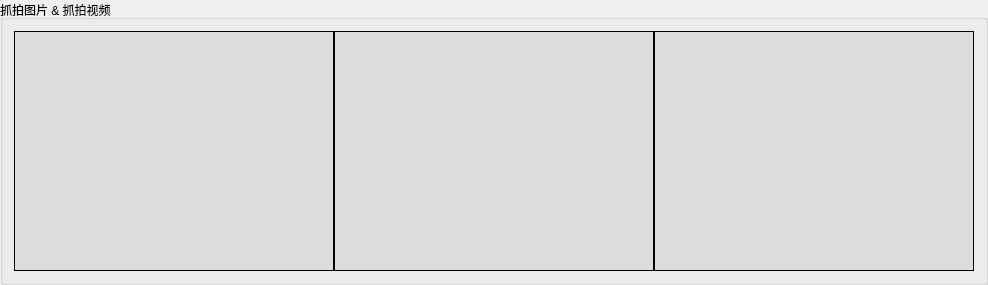
      <widget class="QGroupBox" name="groupBox">
       <property name="title">
        <string>抓拍图片 &amp;&amp; 抓拍视频</string>
       </property>
       <layout class="QHBoxLayout" name="horizontalLayout_2">
        <property name="spacing">
         <number>0</number>
        </property>
        <property name="sizeConstraint">
         <enum>QLayout::SetDefaultConstraint</enum>
        </property>
        <item>
         <widget class="QLabel" name="labelImg1">
          <property name="minimumSize">
           <size>
            <width>320</width>
            <height>240</height>
           </size>
          </property>
          <property name="maximumSize">
           <size>
            <width>320</width>
            <height>240</height>
           </size>
          </property>
          <property name="palette">
           <palette>
            <active>
             <colorrole role="Base">
              <brush brushstyle="SolidPattern">
               <color alpha="255">
                <red>255</red>
                <green>255</green>
                <blue>255</blue>
               </color>
              </brush>
             </colorrole>
             <colorrole role="Window">
              <brush brushstyle="SolidPattern">
               <color alpha="255">
                <red>221</red>
                <green>221</green>
                <blue>221</blue>
               </color>
              </brush>
             </colorrole>
            </active>
            <inactive>
             <colorrole role="Base">
              <brush brushstyle="SolidPattern">
               <color alpha="255">
                <red>255</red>
                <green>255</green>
                <blue>255</blue>
               </color>
              </brush>
             </colorrole>
             <colorrole role="Window">
              <brush brushstyle="SolidPattern">
               <color alpha="255">
                <red>221</red>
                <green>221</green>
                <blue>221</blue>
               </color>
              </brush>
             </colorrole>
            </inactive>
            <disabled>
             <colorrole role="Base">
              <brush brushstyle="SolidPattern">
               <color alpha="255">
                <red>221</red>
                <green>221</green>
                <blue>221</blue>
               </color>
              </brush>
             </colorrole>
             <colorrole role="Window">
              <brush brushstyle="SolidPattern">
               <color alpha="255">
                <red>221</red>
                <green>221</green>
                <blue>221</blue>
               </color>
              </brush>
             </colorrole>
            </disabled>
           </palette>
          </property>
          <property name="autoFillBackground">
           <bool>true</bool>
          </property>
          <property name="frameShape">
           <enum>QFrame::Box</enum>
          </property>
          <property name="text">
           <string/>
          </property>
          <property name="margin">
           <number>0</number>
          </property>
         </widget>
        </item>
        <item>
         <widget class="QLabel" name="labelImg2">
          <property name="minimumSize">
           <size>
            <width>320</width>
            <height>240</height>
           </size>
          </property>
          <property name="maximumSize">
           <size>
            <width>320</width>
            <height>240</height>
           </size>
          </property>
          <property name="palette">
           <palette>
            <active>
             <colorrole role="Base">
              <brush brushstyle="SolidPattern">
               <color alpha="255">
                <red>255</red>
                <green>255</green>
                <blue>255</blue>
               </color>
              </brush>
             </colorrole>
             <colorrole role="Window">
              <brush brushstyle="SolidPattern">
               <color alpha="255">
                <red>221</red>
                <green>221</green>
                <blue>221</blue>
               </color>
              </brush>
             </colorrole>
            </active>
            <inactive>
             <colorrole role="Base">
              <brush brushstyle="SolidPattern">
               <color alpha="255">
                <red>255</red>
                <green>255</green>
                <blue>255</blue>
               </color>
              </brush>
             </colorrole>
             <colorrole role="Window">
              <brush brushstyle="SolidPattern">
               <color alpha="255">
                <red>221</red>
                <green>221</green>
                <blue>221</blue>
               </color>
              </brush>
             </colorrole>
            </inactive>
            <disabled>
             <colorrole role="Base">
              <brush brushstyle="SolidPattern">
               <color alpha="255">
                <red>221</red>
                <green>221</green>
                <blue>221</blue>
               </color>
              </brush>
             </colorrole>
             <colorrole role="Window">
              <brush brushstyle="SolidPattern">
               <color alpha="255">
                <red>221</red>
                <green>221</green>
                <blue>221</blue>
               </color>
              </brush>
             </colorrole>
            </disabled>
           </palette>
          </property>
          <property name="autoFillBackground">
           <bool>true</bool>
          </property>
          <property name="frameShape">
           <enum>QFrame::Box</enum>
          </property>
          <property name="text">
           <string/>
          </property>
          <property name="margin">
           <number>0</number>
          </property>
         </widget>
        </item>
        <item>
         <widget class="QLabel" name="labelBack">
          <property name="minimumSize">
           <size>
            <width>320</width>
            <height>240</height>
           </size>
          </property>
          <property name="maximumSize">
           <size>
            <width>320</width>
            <height>240</height>
           </size>
          </property>
          <property name="palette">
           <palette>
            <active>
             <colorrole role="Base">
              <brush brushstyle="SolidPattern">
               <color alpha="255">
                <red>255</red>
                <green>255</green>
                <blue>255</blue>
               </color>
              </brush>
             </colorrole>
             <colorrole role="Window">
              <brush brushstyle="SolidPattern">
               <color alpha="255">
                <red>221</red>
                <green>221</green>
                <blue>221</blue>
               </color>
              </brush>
             </colorrole>
            </active>
            <inactive>
             <colorrole role="Base">
              <brush brushstyle="SolidPattern">
               <color alpha="255">
                <red>255</red>
                <green>255</green>
                <blue>255</blue>
               </color>
              </brush>
             </colorrole>
             <colorrole role="Window">
              <brush brushstyle="SolidPattern">
               <color alpha="255">
                <red>221</red>
                <green>221</green>
                <blue>221</blue>
               </color>
              </brush>
             </colorrole>
            </inactive>
            <disabled>
             <colorrole role="Base">
              <brush brushstyle="SolidPattern">
               <color alpha="255">
                <red>221</red>
                <green>221</green>
                <blue>221</blue>
               </color>
              </brush>
             </colorrole>
             <colorrole role="Window">
              <brush brushstyle="SolidPattern">
               <color alpha="255">
                <red>221</red>
                <green>221</green>
                <blue>221</blue>
               </color>
              </brush>
             </colorrole>
            </disabled>
           </palette>
          </property>
          <property name="autoFillBackground">
           <bool>true</bool>
          </property>
          <property name="frameShape">
           <enum>QFrame::Box</enum>
          </property>
          <property name="text">
           <string/>
          </property>
          <property name="margin">
           <number>0</number>
          </property>
         </widget>
        </item>
       </layout>
      </widget>
